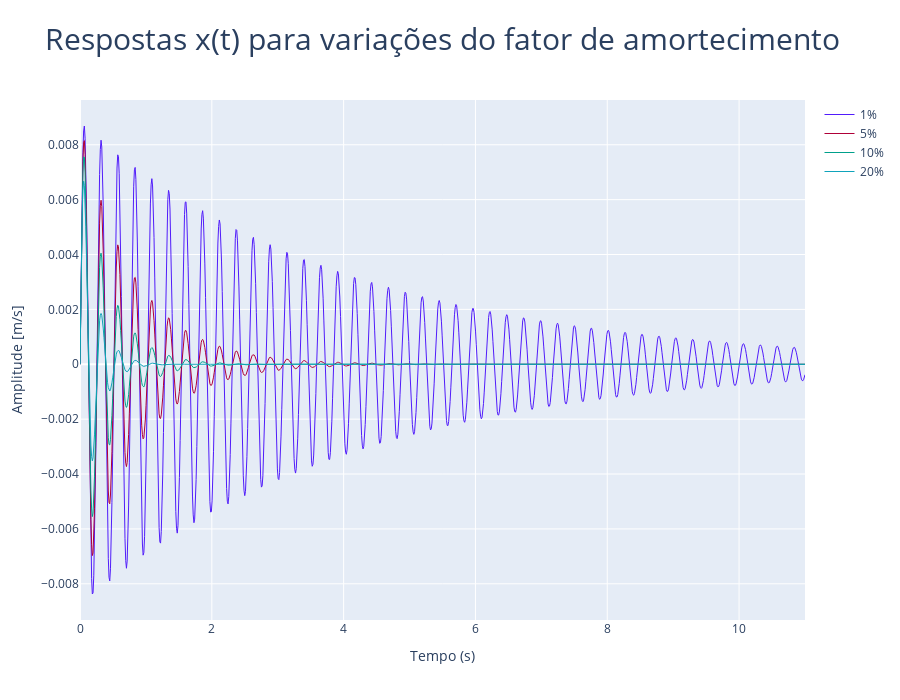

Notebook source saved alongside this figure:
### Code cell
# figura 6: signal veloc filtrado 4 - 200 Hz

fig = make_subplots(rows=1, cols=1)


fig.add_trace(go.Scatter(x=t,y=x[0], mode="lines", name="1%", line_width=1, marker_color="#511CFB"), row=1, col=1)
fig.add_trace(go.Scatter(x=t,y=x[1], mode="lines", name="5%", line_width=1, marker_color="#AF0038"), row=1, col=1)
fig.add_trace(go.Scatter(x=t,y=x[2], mode="lines", name="10%", line_width=1, marker_color="#00A08B"), row=1, col=1)
fig.add_trace(go.Scatter(x=t,y=x[3], mode="lines", name="20%", line_width=1, marker_color="#0FA3BB"), row=1, col=1)

fig.update_layout(title_text="Respostas x(t) para variações do fator de amortecimento",
                  title_font_size=30, height=700,
                  xaxis_title="Tempo (s)",
                  yaxis_title="Amplitude [m/s]")

### Figure 1 — Plotly figure (JSON) as saved in the notebook; plotly's stock layout.template omitted (floating-point values rounded to 4 significant figures; data arrays with more than 128 entries replaced by an {"elided": "..."} marker saying what was removed)
{"data": [{"line": {"width": 1}, "marker": {"color": "#511CFB"}, "mode": "lines", "name": "1%", "type": "scatter", "x": {"elided": "1000 float values"}, "xaxis": "x", "y": {"elided": "1000 float values"}, "yaxis": "y"}, {"line": {"width": 1}, "marker": {"color": "#AF0038"}, "mode": "lines", "name": "5%", "type": "scatter", "x": {"elided": "1000 float values"}, "xaxis": "x", "y": {"elided": "1000 float values"}, "yaxis": "y"}, {"line": {"width": 1}, "marker": {"color": "#00A08B"}, "mode": "lines", "name": "10%", "type": "scatter", "x": {"elided": "1000 float values"}, "xaxis": "x", "y": {"elided": "1000 float values"}, "yaxis": "y"}, {"line": {"width": 1}, "marker": {"color": "#0FA3BB"}, "mode": "lines", "name": "20%", "type": "scatter", "x": {"elided": "1000 float values"}, "xaxis": "x", "y": {"elided": "1000 float values"}, "yaxis": "y"}], "layout": {"height": 700, "title": {"font": {"size": 30}, "text": "Respostas x(t) para variações do fator de amortecimento"}, "xaxis": {"anchor": "y", "domain": [0, 1], "title": {"text": "Tempo (s)"}}, "yaxis": {"anchor": "x", "domain": [0, 1], "title": {"text": "Amplitude [m/s]"}}}}
